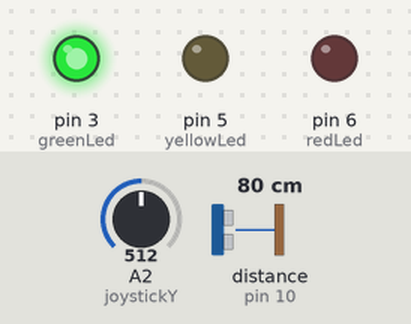
Bench run of a sketch on a simulated Arduino Nano, built with avr-gcc and run on an emulated ATmega328P. Shown: output pins drawn as LEDs (lit = HIGH). Wiring (inferred from the names in the program): ultrasonic range finder: trigger pin 9; echo pin 10. Inputs (shaded band) come from the test bench; at power-on: A2 (joystickY) = 512, distance to the obstacle (sensor on pin 10) 80 cm. The echo pulse lasts 58.3 µs per cm; pins used as bus, display or sensor lines are not drawn.

Above: at 1.2 s.
1.3 s: A2 (joystickY) set to 213
2.8 s: A2 (joystickY) set to 186
At 4.5 s:
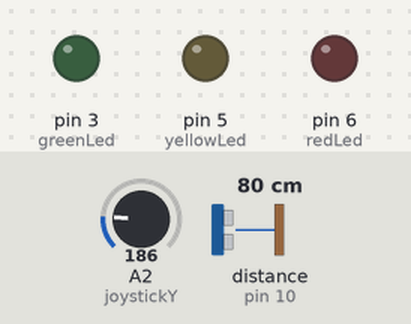
Timing chart, 0 to 6.0 s (numbered marks = the images above; inputs shaded):
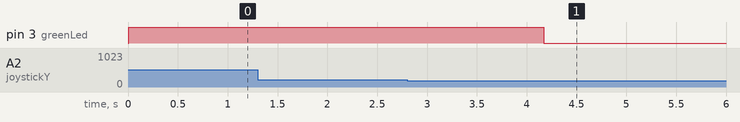

Measured:
- the behaviour switches between 200 and 199 on A2 (joystickY) (found by bisection; images 0 and 1)
- after the input at 1.3 s, every drawn part: stays the same
- after the input at 2.8 s, pin 3 (greenLed): HIGH → LOW after 1.4 s

The sketch:

ledProject.ino
```cpp
const int greenLed = 3;
const int yellowLed = 5;
const int redLed = 6;
const int trig = 9;
const int echo = 10;
const int joystickX = A1;
const int joystickY = A2;
const int button = 7;

int brightness = 255;
long distance = 0;


// Arduino Nano: PWM: 3, 5, 6, 9, 10, and 11. Provide 8-bit PWM output with the analogWrite() function
// my arduino nano clones: use "ATMega 328P (Old Bootloader)"

void setup() {
    Serial.begin(9600);
  // put your setup code here, to run once:
  pinMode(greenLed, OUTPUT);
  pinMode(yellowLed, OUTPUT);
  pinMode(redLed, OUTPUT);
  pinMode(trig, OUTPUT);
  pinMode(echo, INPUT);
  pinMode(joystickX, INPUT);
  pinMode(joystickY, INPUT);
  pinMode(button, INPUT);
}

// Returns distance in cm
long getDistance() {
  digitalWrite(trig, LOW);
  delayMicroseconds(2);
  digitalWrite(trig, HIGH);
  delayMicroseconds(10);
  digitalWrite(trig, LOW);
  long echoTime = pulseIn(echo, HIGH);
  long distance = (echoTime/2) / 29.1;
  return distance;
}

int getJoystickY() {
  int voltage = analogRead(joystickY);
  if (voltage < 200) {
    return -1;
  }
  else if (voltage > 600) {
    return 1;
  }
  else {
    return 0;
  }
}

void loop() {
  int joyY = getJoystickY();
  if (joyY < 0 && brightness > 0) {
    brightness--;
  }
  else if (joyY > 0 && brightness < 255) {
    brightness++;
  }
  else {
    // dead zone
  }
  long currentDistance = getDistance();
  if (currentDistance != 0) {
    distance = currentDistance;
  }

  if (distance < 6) {
    analogWrite(redLed, brightness);
    analogWrite(yellowLed, 0);
    analogWrite(greenLed, 0);
  }
  else if (distance < 10) {
    analogWrite(redLed, 0);
    analogWrite(yellowLed, brightness);
    analogWrite(greenLed, 0);
  }
  else {
    analogWrite(redLed, 0);
    analogWrite(yellowLed, 0);
    analogWrite(greenLed, brightness);
  }
/*  Serial.print("joyY:");
  Serial.print(joyY);
  Serial.print(" brightness:");
  Serial.print(brightness);
  Serial.print(" distance:");
  Serial.println(distance);
  */
}
```
